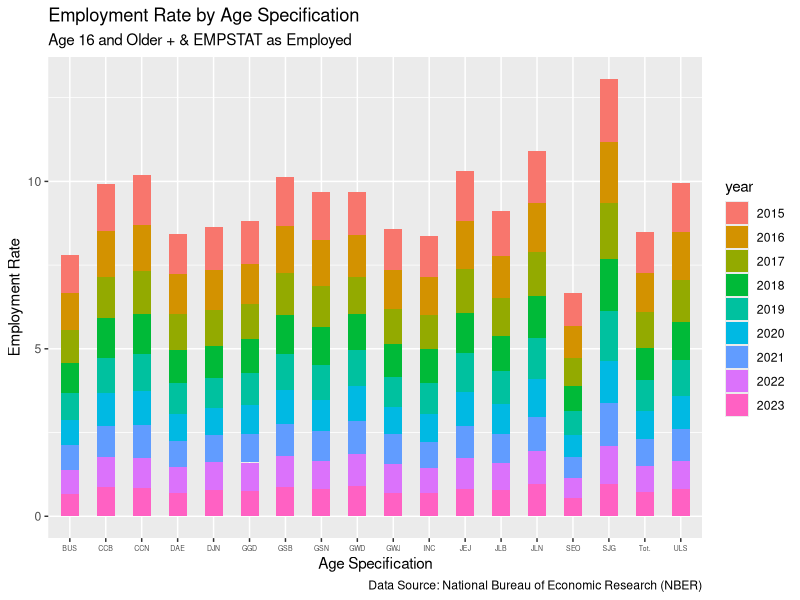

The R script that drew this image:
## ---- chunk 1
# install readxl package to read excel file, if needed
# install.packages("readxl")

library(readxl)

library(tidyverse)

library(ggplot2)

# Korea Birth Rate (By Province)

birthrate <-
  read_xlsx("data/birthrate.xlsx") 

birthrate <- birthrate |>
  pivot_longer(
    cols = starts_with("20"),
    names_to = "year",
    values_to = "birthrate"
  )

# Korea Single Household Dataset (By Administrative Region)

## ---- chunk 2
# First ggplot2 Graph (Bar Chart)
# **Need to add a proper subtitle
# **Need to design it later (font size color etc)

# We used abbreviation of provinces' names, instead of full name. The reason is that the province's names are long.

ggplot(birthrate, mapping = aes(x = Province, y = birthrate, fill = year, color = )) +
  geom_col(width = 0.5) +
  labs(title = "Employment Rate by Age Specification",
       subtitle = "Age 16 and Older + & EMPSTAT as Employed",
       x = "Age Specification",
       y = "Employment Rate",
       caption = "Data Source: National Bureau of Economic Research (NBER)") +
  theme(axis.text.x = element_text(size = 5))

## ---- chunk 3

## ---- chunk 4

## ---- chunk 5
